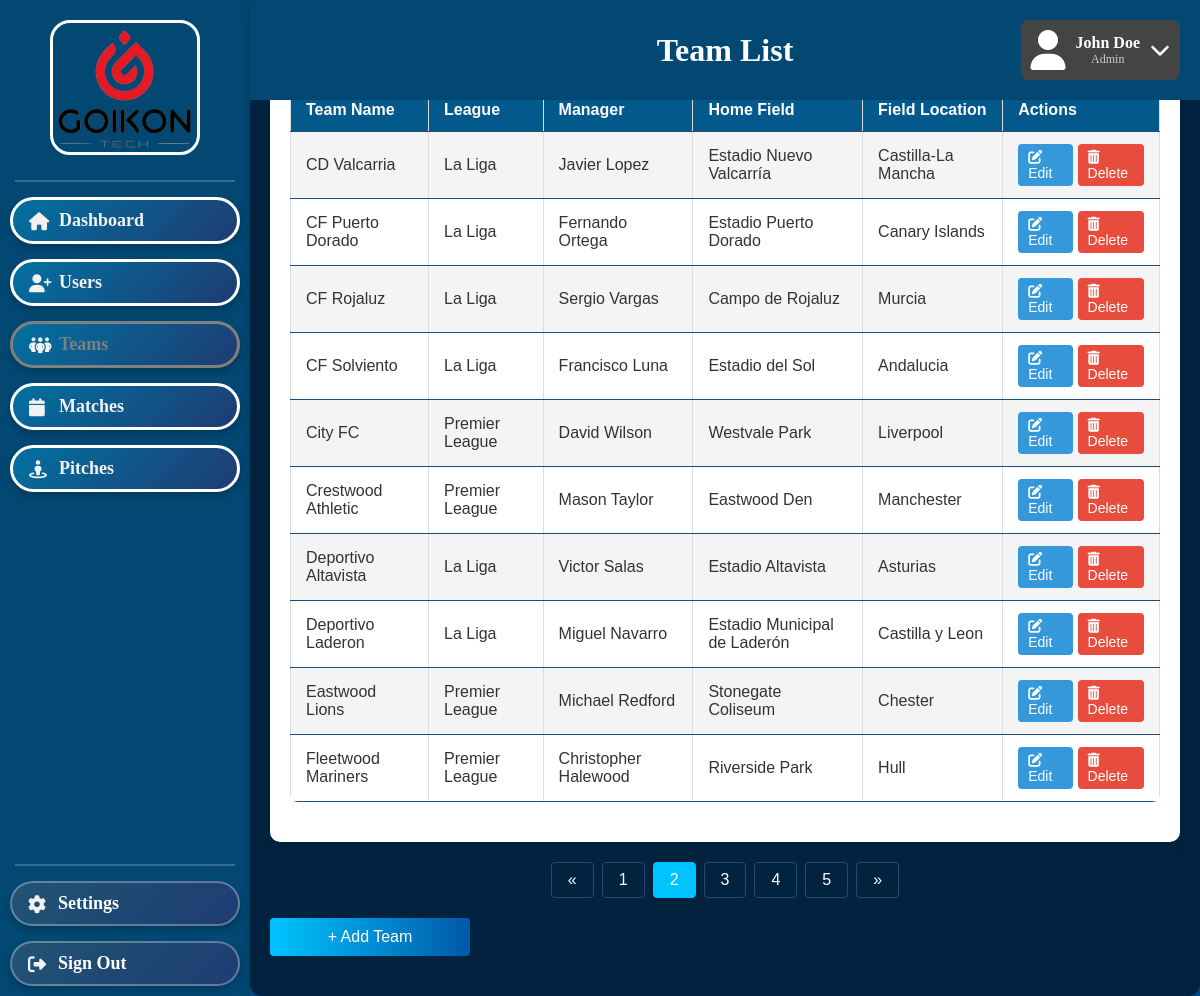
/Main/Admin/Teams.php?page=2 (signed in), run on the app's committed database.
### tables this page shows
CREATE TABLE User (
    UserID INTEGER PRIMARY KEY AUTOINCREMENT,
    RoleID INTEGER NOT NULL,
    AccountType TEXT NOT NULL CHECK (AccountType IN ('Admin', 'Player', 'Team Manager', 'Referee')),
    Firstname VARCHAR(255) NOT NULL,
    Surname VARCHAR(255) NOT NULL,
    Password TEXT NOT NULL,
    Username TEXT NOT NULL UNIQUE,
    DateOfBirth DATE NOT NULL,
    Nationality VARCHAR(255) NOT NULL,
    PhoneNumber VARCHAR(255) NOT NULL,
    Email TEXT NOT NULL UNIQUE,
    FOREIGN KEY (RoleID) REFERENCES Roles(RoleID) ON DELETE CASCADE ON UPDATE CASCADE
);

CREATE TABLE Team (
    TeamID INTEGER PRIMARY KEY AUTOINCREMENT,
    LeagueID INTEGER NOT NULL,
    ManagerID INTEGER,
    FieldID INTEGER NOT NULL,
    TeamName VARCHAR(255) NOT NULL,
    FOREIGN KEY (LeagueID) REFERENCES League(LeagueID) ON DELETE CASCADE ON UPDATE CASCADE,
    FOREIGN KEY (ManagerID) REFERENCES TeamManager(ManagerID) ON DELETE CASCADE ON UPDATE CASCADE,
    FOREIGN KEY (FieldID) REFERENCES Field(FieldID) ON DELETE CASCADE ON UPDATE CASCADE
);

CREATE TABLE League (
    LeagueID INTEGER PRIMARY KEY AUTOINCREMENT,
    Name VARCHAR(255) NOT NULL,
    Country VARCHAR(255) NOT NULL
);

CREATE TABLE Field (
    FieldID INTEGER PRIMARY KEY AUTOINCREMENT,
    FieldOwnerID INT NOT NULL,
    Name VARCHAR(255) NOT NULL,
    PricePerHour INT NOT NULL,
    Location VARCHAR(255) NOT NULL,
    OpeningHours DATETIME,
    ClosingHours DATETIME,
    Capacity INT,
    FOREIGN KEY (FieldOwnerID) REFERENCES FieldOwner(FieldOwnerID) ON DELETE CASCADE ON UPDATE CASCADE
);

### Main/Admin/Teams.php (the view, shortened to what this page needs)
<?php
$user_id = $_SESSION['user_id'];
$user_role = $_SESSION['user_role'] ?? 'Admin';
$dbInstance = new Database();
$conn = $dbInstance->getConnection();
$userQuery = $conn->prepare("SELECT Firstname, Surname FROM User WHERE UserID = ?");
$userQuery->bindValue(1, $user_id, SQLITE3_INTEGER);
$userResult = $userQuery->execute();
$userData = $userResult->fetchArray();
$userDisplay = [
    'name' => $userData ? htmlspecialchars($userData['Firstname'] . ' ' . $userData['Surname']) : 'Admin User',
    'role' => htmlspecialchars($user_role)
];
$results_per_page = 10;
$page = isset($_GET['page']) ? $_GET['page'] : 1;
$offset = ($page - 1) * $results_per_page;
$countQuery = "SELECT COUNT(*) as total FROM Team";
$countResult = $conn->query($countQuery);
$total_rows = $countResult->fetchArray(SQLITE3_ASSOC)['total'];
$total_pages = ceil($total_rows / $results_per_page);
$query = "
    SELECT
        t.TeamID,
        t.TeamName,
        l.Name AS LeagueName,
        u.Firstname AS ManagerFirstName,
        u.Surname AS ManagerSurname,
        f.Name AS FieldName,
        f.Location AS FieldLocation
    FROM
        Team t
    LEFT JOIN
        League l ON t.LeagueID = l.LeagueID
    LEFT JOIN
        TeamManager tm ON t.ManagerID = tm.ManagerID
    LEFT JOIN
        User u ON tm.UserID = u.UserID
    LEFT JOIN
        Field f ON t.FieldID = f.FieldID
    ORDER BY
        t.TeamName
    LIMIT :limit OFFSET :offset
";
$stmt = $conn->prepare($query);
$stmt->bindValue(':limit', $results_per_page, SQLITE3_INTEGER);
$stmt->bindValue(':offset', $offset, SQLITE3_INTEGER);
$result = $stmt->execute();
?>
<!DOCTYPE html>
<html>
<head>
    <link rel="stylesheet" href="../styles.css">
</head>
<body>
    <div class="header">
        <h1>Team List</h1>
        <div class="profile-box">
            <i class="fa fa-user"></i>
            <div>
                <div class="name"><?= htmlspecialchars($userDisplay['name']) ?></div>
                <div class="role"><?= htmlspecialchars($userDisplay['role']) ?></div>
            </div>
            <i class="fa fa-chevron-down dropdown-icon"></i>
        </div>
    </div>
    <div class="sidebar">
        <img src="../GoikonLogoFinal.png" alt="Goikon Logo" class="goikon-logo">
        <div class="sidebar-separator"></div>
        <div class="sidebar-button active">
            <a href="Dashboard.php">
            <i class="fa-solid fa-house"></i></i>Dashboard
            </a>
        </div>
        <div class="sidebar-button">
            <a href="Users.php">
                <i class="fa-solid fa-user-plus"></i>Users
            </a>
        </div>
        <div class="sidebar-button">
            <a href="Teams.php">
            <i class="fa-solid fa-people-group"></i></i>Teams
            </a>
        </div>
        <div class="sidebar-button">
            <a href="Matches.php">
                <i class="fa-solid fa-calendar"></i>Matches
            </a>
        </div>
        <div class="sidebar-button">
            <a href="Pitches.php">
            <i class="fa-solid fa-street-view"></i></i>Pitches
            </a>
        </div>
        <div class="sidebar-toolbox-container">
            <div class="sidebar-separator"></div>
            <div class="sidebar-toolbox-button">
                <a href="../Homepages/SettingsPersonal.php">
                    <i class="fa-solid fa-gear"></i>Settings
                </a>
            </div>
            <div class="sidebar-toolbox-button">
                <a href="../Create Account and Login/Login.php">
                    <i class="fa-solid fa-right-from-bracket"></i>Sign Out
                </a>
            </div>
        </div>
    </div>
    <div class="user-content">
        <h2>Teams List</h2>
        <div class="users-container">
            <table class="users-table">
                <tr>
                    <th>Team Name</th>
                    <th>League</th>
                    <th>Manager</th>
                    <th>Home Field</th>
                    <th>Field Location</th>
                    <th>Actions</th>
                </tr>
                <?php
                while ($row = $result->fetchArray(SQLITE3_ASSOC)) {
                ?>
                    <tr>
                        <td><?php echo htmlspecialchars($row['TeamName']); ?></td>
                        <td><?php echo htmlspecialchars($row['LeagueName'] ?? 'N/A'); ?></td>
                        <td>
                            <?php
                            if ($row['ManagerFirstName']) {
                                echo htmlspecialchars($row['ManagerFirstName'] . ' ' . $row['ManagerSurname']);
                            } else {
                                echo 'No Manager';
                            }
                            ?>
                        </td>
                        <td><?php echo htmlspecialchars($row['FieldName'] ?? 'N/A'); ?></td>
                        <td><?php echo htmlspecialchars($row['FieldLocation'] ?? 'N/A'); ?></td>
                        <td>
                            <div class="action-buttons">
                                <a href="EditTeam.php?id=<?php echo $row['TeamID']; ?>" class="edit-btn">
                                    <i class="fas fa-edit"></i> Edit
                                </a>
                                <a href="#" class="delete-btn"
                                   onclick="confirmDelete(<?php echo $row['TeamID']; ?>)">
                                    <i class="fas fa-trash-alt"></i> Delete
                                </a>
                            </div>
                        </td>
                    </tr>
                <?php } ?>
            </table>
        </div>
        <?php if ($total_pages > 1): ?>
        <div class="pagination">
            <?php if ($page > 1): ?>
                <a href="Teams.php?page=<?php echo $page - 1; ?>">&laquo;</a>
            <?php endif; ?>
            <?php
            $visible_pages = 5;
            $start = max(1, $page - floor($visible_pages / 2));
            $end = min($total_pages, $start + $visible_pages - 1);
            for ($i = $start; $i <= $end; $i++): ?>
                <a href="Teams.php?page=<?php echo $i; ?>" <?php echo ($i == $page) ? 'class="active"' : ''; ?>>
                    <?php echo $i; ?>
                </a>
            <?php endfor; ?>
            <?php if ($page < $total_pages): ?>
                <a href="Teams.php?page=<?php echo $page + 1; ?>">&raquo;</a>
            <?php endif; ?>
        </div>
        <?php endif; ?>
        <a href="AddTeam.php" class="add-user-btn">+ Add Team</a>
    </div>
    <div class="footer">
        <a href="../Homepages/AboutUs.php">About Us</a>
        <a href="../Homepages/ContactUs.php">Contact Us</a>
    </div>
</body>
</html>

### Main/styles.css (style rules this page uses)
.header { position: fixed; display: flex; align-items: center; justify-content: center; top: 0; left: 0; width: calc(100% - 250px); height: 100px; left: 250px; background-color: #024873; color: white; text-align: center; z-index: 10000000023; }
.profile-box { position: absolute; top: 20px; right: 20px; background-color: #444; padding: 10px; border-radius: 8px; display: flex; align-items: center; color: white; max-width: 300px; }
.profile-box .fa-user { font-size: 40px; margin-right: 10px; }
.profile-box .name { font-weight: bold; white-space: nowrap; overflow: hidden; text-overflow: ellipsis; }
.profile-box .role { font-size: 12px; color: #ccc; white-space: nowrap; overflow: hidden; text-overflow: ellipsis; }
.profile-box .dropdown-icon { margin-left: 10px; cursor: pointer; font-size: 20px; }
.goikon-logo { position: absolute; top: 20px; left: 50px; width: 150px; height: auto; z-index: 10000; border: 3px solid white; border-radius: 20px; }
.sidebar { position: fixed; top: 0; left: 0; width: 250px; height: 100%; background-color: #024873; display: flex; flex-direction: column; align-items: center; padding-top: 180px; gap: 15px; }
.sidebar-button { background: none; padding: 0; }
.sidebar-button a { display: block; background: linear-gradient(135deg, #0271A1, #1e3c72); color: #F2F2F2; cursor: pointer; text-align: left; text-indent: 8px; font-weight: bold; text-decoration: none; font-size: 18px; width: 230px; padding: 10px 0; display: block; border: 3px solid white; border-radius: 50px; transition: all 0.3s ease-in-out; box-shadow: 0 4px 6px rgba(0, 0, 0, 0.2); }
.sidebar-button a.active { color: grey; border-color: grey; }
.sidebar i { color: #f2f2f2; font-size: 18px; vertical-align: middle; margin-right: 20px; width: 1em; }
.sidebar-toolbox-container { position: fixed; display: flex; flex-direction: column; align-items: center; gap: 15px; width: 250px; bottom: 10px; left: 0; }
.sidebar-toolbox-button { position: relative; display: flex; background: none; padding: 0; }
.sidebar-toolbox-button a { cursor: pointer; text-align: left; text-indent: 8px; background: linear-gradient(135deg, #205474, #1e3c72); color: white; font-weight: bold; text-decoration: none; font-size: 18px; width: 230px; padding: 10px 0; border-radius: 30px; backdrop-filter: blur(10px); border: 2px solid rgba(255, 255, 255, 0.3); transition: all 0.3s ease-in-out; box-shadow: 0 4px 6px rgba(0, 0, 0, 0.2); }
.sidebar-separator { height: 2px; background-color: rgba(255, 255, 255, 0.2); margin: 0px; width: calc(100% - 30px); margin-left: 15px; margin-right: 15px; }
.footer { position: fixed; left: 250px; width: calc(100vw - 250px); bottom: 0; background-color: #044D8C; text-align: center; padding: 20px; z-index: -1000; }
.footer a { color: #F2F2F2; font-size: 18px; line-height: 24px; margin: 10px; }
.main-content table, th, td { border: 1px solid white; border-collapse: collapse; color: #F2F2F2; text-align: center; margin-left: auto; margin-right: auto; }
* { margin: 0; padding: 0; box-sizing: border-box; }
.user-content { max-width: 95%; margin: auto; padding: 20px; background: #1e3a5f; border-radius: 12px; box-shadow: 0px 4px 12px rgba(0, 0, 0, 0.2); color: white; }
.users-container { background: white; padding: 20px; border-radius: 10px; box-shadow: 0px 4px 8px rgba(0, 0, 0, 0.1); }
.users-table { width: 100%; border-collapse: collapse; background: #ffffff; border-radius: 8px; overflow: hidden; font-size: 16px; }
.users-table th, .users-table td { padding: 12px; border: 1px solid #ddd; text-align: left; color: #333; }
.users-table tr:nth-child(even) { background: #f4f4f4; }
.add-user-btn { display: block; width: 200px; margin: 20px auto; padding: 12px; background: #007bff; color: white; text-align: center; text-decoration: none; font-size: 16px; border-radius: 6px; transition: 0.3s ease; }

### data on the page
user: Firstname+Surname "John Doe", Firstname+Surname "Admin"
team: TeamName "CD Valcarria", LeagueID.Name "La Liga", user.Firstname+Surname "Javier Lopez", FieldID.Name "Estadio Nuevo Valcarría", FieldID.Location "Castilla-La Mancha"
team: TeamName "CF Puerto Dorado", LeagueID.Name "La Liga", user.Firstname+Surname "Fernando Ortega", FieldID.Name "Estadio Puerto Dorado", FieldID.Location "Canary Islands"
team: TeamName "CF Rojaluz", LeagueID.Name "La Liga", user.Firstname+Surname "Sergio Vargas", FieldID.Name "Campo de Rojaluz", FieldID.Location "Murcia"
team: TeamName "CF Solviento", LeagueID.Name "La Liga", user.Firstname+Surname "Francisco Luna", FieldID.Name "Estadio del Sol", FieldID.Location "Andalucia"
team: TeamName "City FC", LeagueID.Name "Premier League", user.Firstname+Surname "David Wilson", FieldID.Name "Westvale Park", FieldID.Location "Liverpool"
team: TeamName "Crestwood Athletic", LeagueID.Name "Premier League", user.Firstname+Surname "Mason Taylor", FieldID.Name "Eastwood Den", FieldID.Location "Manchester"
team: TeamName "Deportivo Altavista", LeagueID.Name "La Liga", user.Firstname+Surname "Victor Salas", FieldID.Name "Estadio Altavista", FieldID.Location "Asturias"
team: TeamName "Deportivo Laderon", LeagueID.Name "La Liga", user.Firstname+Surname "Miguel Navarro", FieldID.Name "Estadio Municipal de Laderón", FieldID.Location "Castilla y Leon"
team: TeamName "Eastwood Lions", LeagueID.Name "Premier League", user.Firstname+Surname "Michael Redford", FieldID.Name "Stonegate Coliseum", FieldID.Location "Chester"
team: TeamName "Fleetwood Mariners", LeagueID.Name "Premier League", user.Firstname+Surname "Christopher Halewood", FieldID.Name "Riverside Park", FieldID.Location "Hull"
